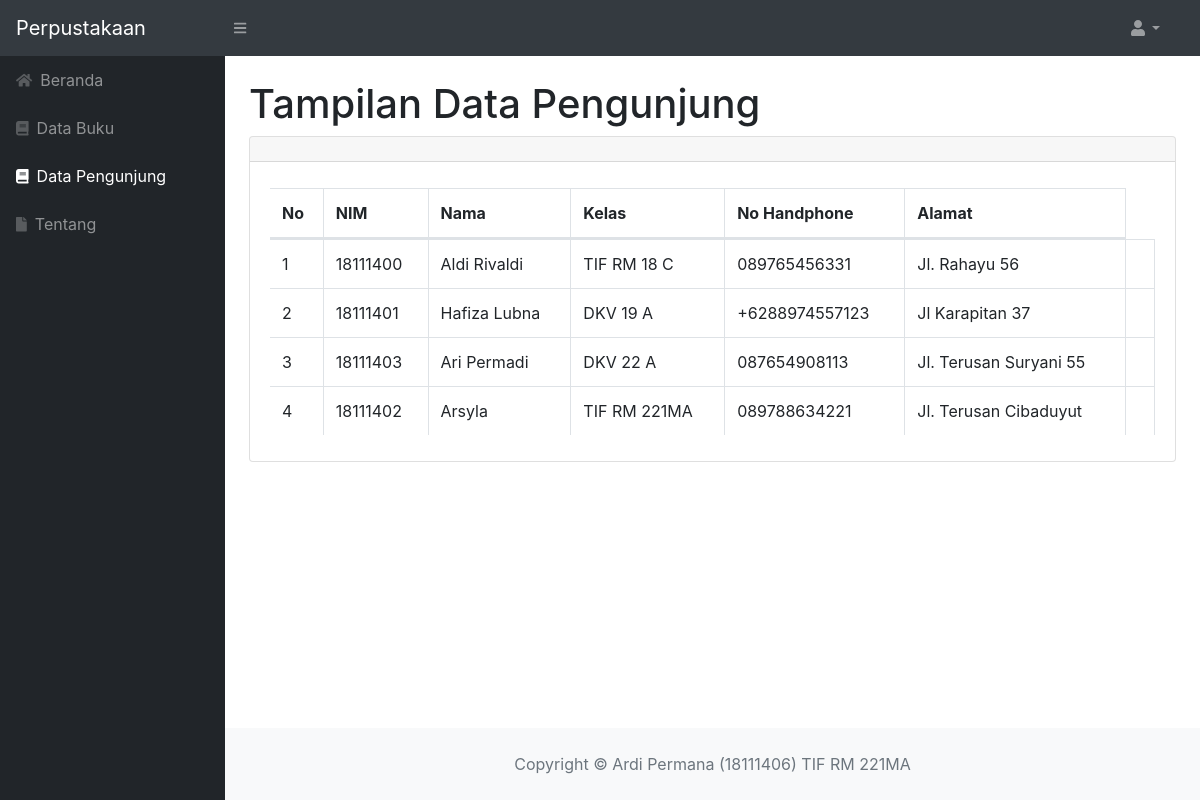
Screenshot of /pengunjung.php with the database file from the repository.
### tables this page shows
CREATE TABLE `data_pengunjung` (
  `id_pengunjung` int(11) NOT NULL,
  `nim` int(8) NOT NULL,
  `nama` varchar(150) NOT NULL,
  `kelas` varchar(20) NOT NULL,
  `no_handphone` varchar(16) NOT NULL,
  `alamat` varchar(250) NOT NULL
);

### pengunjung.php (the view, shortened to what this page needs)
<?php
require 'function.php';
?>
<!DOCTYPE html>
<html lang="en">
<head>
    <link href="css/styles.css" rel="stylesheet" />
    <link href="https://cdn.datatables.net/1.10.20/css/dataTables.bootstrap4.min.css" rel="stylesheet" />
</head>
<body class="sb-nav-fixed">
    <nav class="sb-topnav navbar navbar-expand navbar-dark bg-dark">
        <a class="navbar-brand" href="beranda.php">Perpustakaan</a>
        <button class="btn btn-link btn-sm order-1 order-lg-0" id="sidebarToggle" href="#"><i class="fas fa-bars"></i></button>
        <form class="d-none d-md-inline-block form-inline ml-auto mr-0 mr-md-3 my-2 my-md-0">
            <ul class="navbar-nav ml-auto ml-md-0">
                <li class="nav-item dropdown">
                    <a class="nav-link dropdown-toggle" id="userDropdown" href="#" role="button" data-toggle="dropdown" aria-haspopup="true" aria-expanded="false"><i class="fas fa-user fa-fw"></i></a>
                </li>
            </ul>
        </form>
    </nav>
    <div id="layoutSidenav">
        <div id="layoutSidenav_nav">
            <nav class="sb-sidenav accordion sb-sidenav-dark" id="sidenavAccordion">
                <div class="sb-sidenav-menu">
                    <div class="nav">
                        <a class="nav-link" href="beranda.php">
                            <div class="sb-nav-link-icon"><i class="fas fa-home"></i></div>
                            Beranda
                        </a>
                        <a class="nav-link" href="buku.php">
                            <div class="sb-nav-link-icon"><i class="fas fa-book"></i></div>
                            Data Buku
                        </a>
                        <a class="nav-link" href="pengunjung.php">
                            <div class="sb-nav-link-icon"><i class="fas fa-book"></i></div>
                            Data Pengunjung
                        </a>
                        <a class="nav-link" href="tentang.php">
                            <div class="sb-nav-link-icon"><i class="fas fa-file"></i></div>
                            Tentang
                        </a>
                    </div>
                </div>
            </nav>
        </div>
        <div id="layoutSidenav_content">
            <main>
                <div class="container-fluid">
                    <h1 class="mt-4">Tampilan Data Pengunjung</h1>
                    <div class="card mb-4">
                        <div class="card-header">
                        </div>
                        <div class="card-body">
                            <div class="table-responsive">
                                <table class="table table-bordered" id="dataTable" width="100%" cellspacing="0">
                                    <thead>
                                        <tr>
                                            <th>No</th>
                                            <th>NIM</th>
                                            <th>Nama</th>
                                            <th>Kelas</th>
                                            <th>No Handphone</th>
                                            <th>Alamat</th>
                                        </tr>
                                    </thead>
                                    <tbody>
                                        <?php
                                        $ambil = mysqli_query($conn, "SELECT * FROM data_pengunjung");
                                        $no = 1;
                                        while ($data = mysqli_fetch_array($ambil)) {
                                            $nim = $data['nim'];
                                            $nama = $data['nama'];
                                            $kelas = $data['kelas'];
                                            $no_handphone = $data['no_handphone'];
                                            $alamat = $data['alamat'];
                                        ?>
                                            <tr>
                                                <td><?= $no++; ?></td>
                                                <td><?= $nim; ?></td>
                                                <td><?= $nama; ?></td>
                                                <td><?= $kelas; ?></td>
                                                <td><?= $no_handphone; ?></td>
                                                <td><?= $alamat; ?></td>
                                                <td>
                                                </td>
                                            </tr>
                                        <?php
                                        };
                                        ?>
                                    </tbody>
                                </table>
                            </div>
                        </div>
                    </div>
                </div>
            </main>
            <footer class="py-4 bg-light mt-auto">
                <div class="container-fluid">
                <div class="text-muted text-center">Copyright &copy; Ardi Permana (18111406) TIF RM 221MA</div>
                </div>
            </footer>
        </div>
    </div>
</body>
</html>

### rows the page displays
data_pengunjung: nim "18111400", nama "Aldi Rivaldi", kelas "TIF RM 18 C", no_handphone "089765456331", alamat "Jl. Rahayu 56"
data_pengunjung: nim "18111401", nama "Hafiza Lubna", kelas "DKV 19 A", no_handphone "+6288974557123", alamat "Jl Karapitan 37"
data_pengunjung: nim "18111403", nama "Ari Permadi", kelas "DKV 22 A", no_handphone "087654908113", alamat "Jl. Terusan Suryani 55"
data_pengunjung: nim "18111402", nama "Arsyla", kelas "TIF RM 221MA", no_handphone "089788634221", alamat "Jl. Terusan Cibaduyut"
